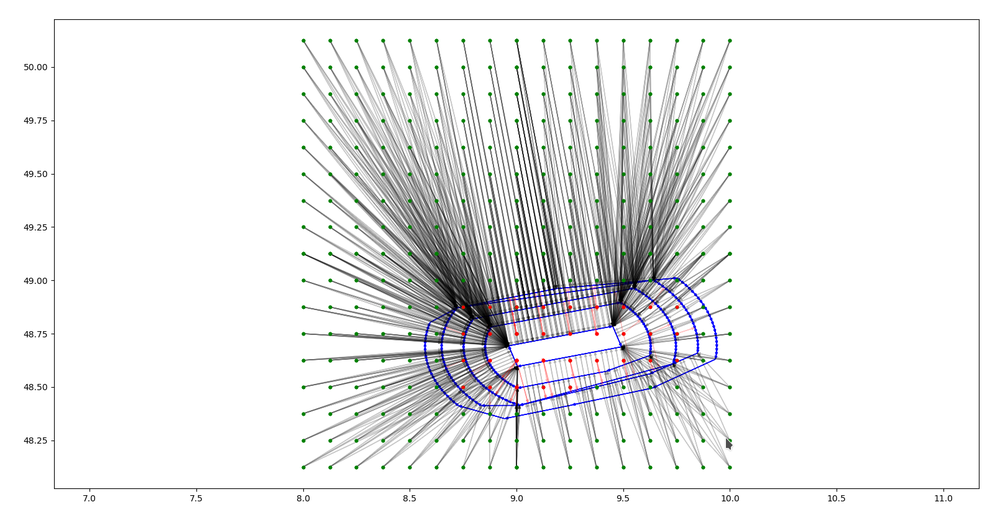
#> input picture skydrop/utils/airspace/de-stuttgart.png, 1000 x 525 px, shrunk from 1609 x 845 before the run
$ python convert-image-to-LOGO.py ../airspace/de-stuttgart.png ../airspace/germany-airspaces.png
#> lines starting #> are read from the running program, lines starting #| are printed output that depends on the picture; after the words box and inside, x2 and y2 are one past the last pixel; in counts of white or black regions, pixels touching at a corner belong together
#!/usr/bin/python
#
# Convert an 84x48 image into a bitmap suitable for use on SkyDrop.
# The image must be in an arbitrary format understood by ImageMagick and
# in b/w format. Anything in "white" will be transparent and any other
# color will be "black".
#
# If you only give a single input file (and no output file), then the
# image will be dumped in C source format for use by disp.DrawImage.
#
# Copyright 2017 by Dr. Tilmann Bubeck <tilmann@bubecks.de>
#
#    This program is free software: you can redistribute it and/or modify
#    it under the terms of the GNU General Public License as published by
#    the Free Software Foundation, either version 3 of the License, or
#    (at your option) any later version.
#
#    This program is distributed in the hope that it will be useful,
#    but WITHOUT ANY WARRANTY; without even the implied warranty of
#    MERCHANTABILITY or FITNESS FOR A PARTICULAR PURPOSE.  See the
#    GNU General Public License for more details.
#
#    You should have received a copy of the GNU General Public License
#    along with this program.  If not, see <http://www.gnu.org/licenses/>.
#

from __future__ import print_function

import PIL
import PIL.Image

import sys

def putPixel(x, y, color):
    index = ((y // 8) * width) + (x % width)
    if color != 255:
        img[index] |= (1 << (y % 8))
    else:
        img[index] &= ~(1 << (y % 8))

# Check usage:
if len(sys.argv) != 2 and len(sys.argv) != 3:
    print ("usage: convert-image-to-LOGO.py input-file-of-logo [output]")
    print ("  convert the image into a LOGO file or to a byte array if no output is given.")
    sys.exit(1)

filename = sys.argv[1]

image = PIL.Image.open(filename)
#> image is the input picture: PIL image 1000x525 RGB; mean R, G, B 235.2, 235.6, 236.2
image_bw = image.convert('1')
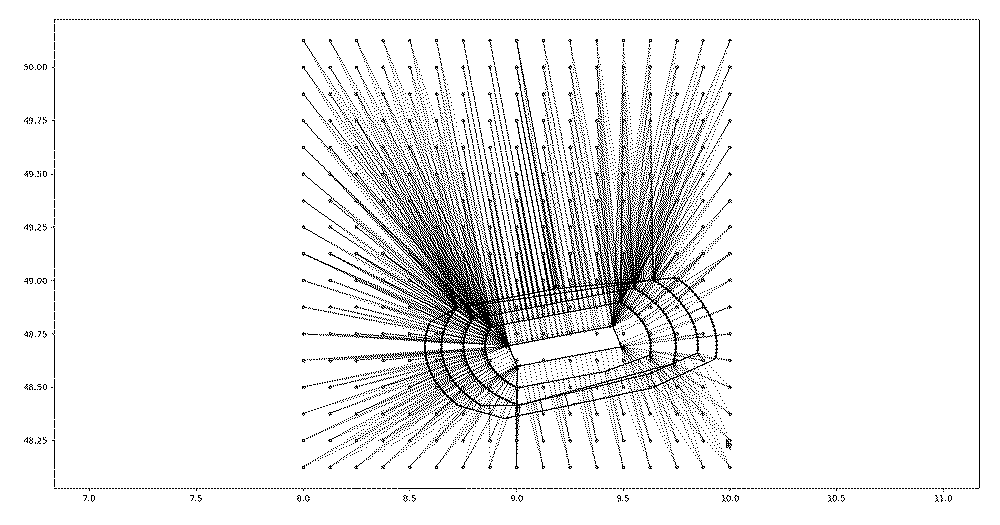
#> image_bw: PIL image 1000x525 1; 92.3% white; black in thin lines or dots, all inside (x1, y1, x2, y2) = (24, 19, 980, 502)

# These are the dimensions of the image:
width, height = image.size
#> width = 1000; height = 525

if height % 8 != 0:
    print ("Height must be multiple of 8!")
#> (the run stopped early here; a loop or call above may not have finished)

$ run again, on skydrop/utils/airspace/slovakia-airspaces.png
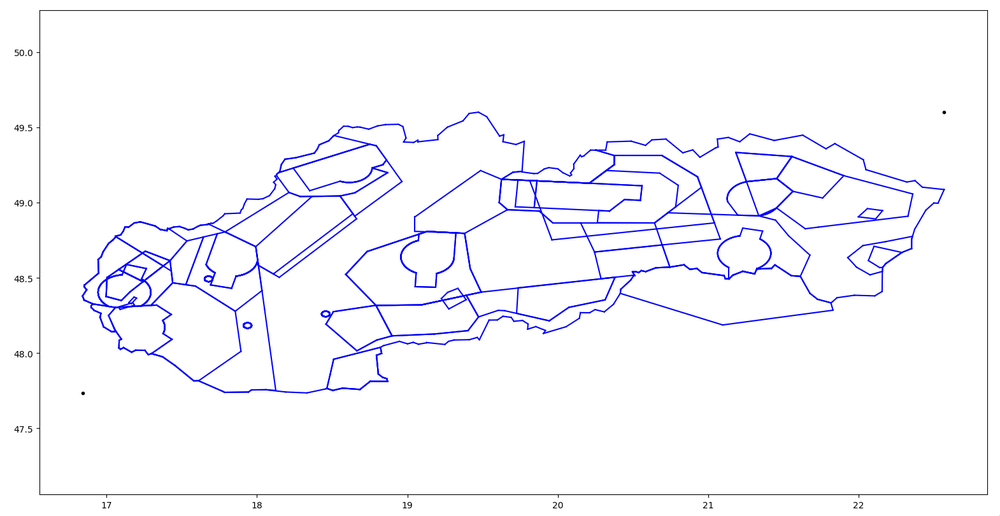
#> input picture skydrop/utils/airspace/slovakia-airspaces.png, 1000 x 516 px, shrunk from 1570 x 810 before the run
#> image is the input picture: PIL image 1000x516 RGB; mean R, G, B 247.1, 247.1, 253.7
#> `image_bw = image.convert('1')`:
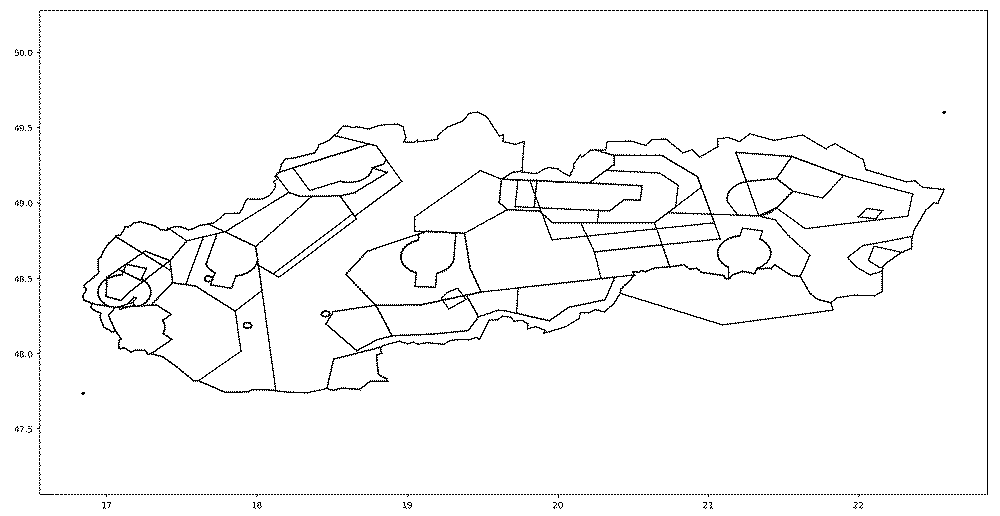
#> image_bw: PIL image 1000x516 1; 97.2% white; black in thin lines or dots
